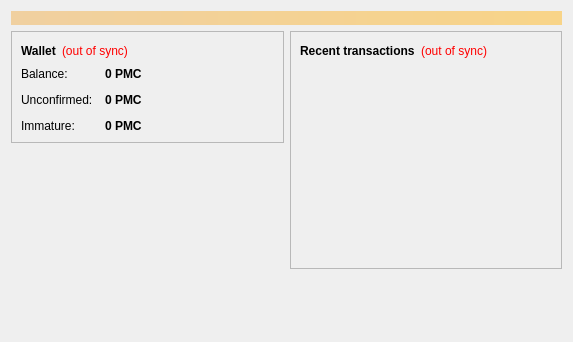
<?xml version="1.0" encoding="UTF-8"?>
<ui version="4.0">
 <class>OverviewPage</class>
 <widget class="QWidget" name="OverviewPage">
  <property name="geometry">
   <rect>
    <x>0</x>
    <y>0</y>
    <width>573</width>
    <height>342</height>
   </rect>
  </property>
  <property name="windowTitle">
   <string>Form</string>
  </property>
  <layout class="QVBoxLayout" name="topLayout">
   <item>
    <widget class="QLabel" name="labelAlerts">
     <property name="visible">
      <bool>false</bool>
     </property>
     <property name="styleSheet">
      <string notr="true">background-color: qlineargradient(x1: 0, y1: 0, x2: 1, y2: 0, stop:0 #F0D0A0, stop:1 #F8D488); color:#000000;</string>
     </property>
     <property name="wordWrap">
      <bool>true</bool>
     </property>
     <property name="margin">
      <number>3</number>
     </property>
    </widget>
   </item>
   <item>
    <layout class="QHBoxLayout" name="horizontalLayout" stretch="1,1">
     <item>
      <layout class="QVBoxLayout" name="verticalLayout_2">
       <item>
        <widget class="QFrame" name="frame">
         <property name="frameShape">
          <enum>QFrame::StyledPanel</enum>
         </property>
         <property name="frameShadow">
          <enum>QFrame::Raised</enum>
         </property>
         <layout class="QVBoxLayout" name="verticalLayout_4">
          <item>
           <layout class="QHBoxLayout" name="horizontalLayout_4">
            <item>
             <widget class="QLabel" name="label_5">
              <property name="font">
               <font>
                <weight>75</weight>
                <bold>true</bold>
               </font>
              </property>
              <property name="text">
               <string>Wallet</string>
              </property>
             </widget>
            </item>
            <item>
             <widget class="QLabel" name="labelWalletStatus">
              <property name="toolTip">
               <string>The displayed information may be out of date. Your wallet automatically synchronizes with the Pocketmoneycoin network after a connection is established, but this process has not completed yet.</string>
              </property>
              <property name="styleSheet">
               <string notr="true">QLabel { color: red; }</string>
              </property>
              <property name="text">
               <string notr="true">(out of sync)</string>
              </property>
              <property name="alignment">
               <set>Qt::AlignLeading|Qt::AlignLeft|Qt::AlignVCenter</set>
              </property>
             </widget>
            </item>
            <item>
             <spacer name="horizontalSpacer_2">
              <property name="orientation">
               <enum>Qt::Horizontal</enum>
              </property>
              <property name="sizeHint" stdset="0">
               <size>
                <width>40</width>
                <height>20</height>
               </size>
              </property>
             </spacer>
            </item>
           </layout>
          </item>
          <item>
           <layout class="QFormLayout" name="formLayout_2">
            <property name="fieldGrowthPolicy">
             <enum>QFormLayout::AllNonFixedFieldsGrow</enum>
            </property>
            <property name="horizontalSpacing">
             <number>12</number>
            </property>
            <property name="verticalSpacing">
             <number>12</number>
            </property>
            <item row="0" column="0">
             <widget class="QLabel" name="label">
              <property name="text">
               <string>Balance:</string>
              </property>
             </widget>
            </item>
            <item row="0" column="1">
             <widget class="QLabel" name="labelBalance">
              <property name="font">
               <font>
                <weight>75</weight>
                <bold>true</bold>
               </font>
              </property>
              <property name="cursor">
               <cursorShape>IBeamCursor</cursorShape>
              </property>
              <property name="toolTip">
               <string>Your current balance</string>
              </property>
              <property name="text">
               <string notr="true">0 PMC</string>
              </property>
              <property name="textInteractionFlags">
               <set>Qt::LinksAccessibleByMouse|Qt::TextSelectableByKeyboard|Qt::TextSelectableByMouse</set>
              </property>
             </widget>
            </item>
            <item row="1" column="0">
             <widget class="QLabel" name="label_3">
              <property name="text">
               <string>Unconfirmed:</string>
              </property>
             </widget>
            </item>
            <item row="1" column="1">
             <widget class="QLabel" name="labelUnconfirmed">
              <property name="font">
               <font>
                <weight>75</weight>
                <bold>true</bold>
               </font>
              </property>
              <property name="cursor">
               <cursorShape>IBeamCursor</cursorShape>
              </property>
              <property name="toolTip">
               <string>Total of transactions that have yet to be confirmed, and do not yet count toward the current balance</string>
              </property>
              <property name="text">
               <string notr="true">0 PMC</string>
              </property>
              <property name="textInteractionFlags">
               <set>Qt::LinksAccessibleByMouse|Qt::TextSelectableByKeyboard|Qt::TextSelectableByMouse</set>
              </property>
             </widget>
            </item>
            <item row="2" column="0">
             <widget class="QLabel" name="labelImmatureText">
              <property name="text">
               <string>Immature:</string>
              </property>
             </widget>
            </item>
            <item row="2" column="1">
             <widget class="QLabel" name="labelImmature">
              <property name="font">
               <font>
                <weight>75</weight>
                <bold>true</bold>
               </font>
              </property>
              <property name="toolTip">
               <string>Mined balance that has not yet matured</string>
              </property>
              <property name="text">
               <string notr="true">0 PMC</string>
              </property>
              <property name="textInteractionFlags">
               <set>Qt::LinksAccessibleByMouse|Qt::TextSelectableByKeyboard|Qt::TextSelectableByMouse</set>
              </property>
             </widget>
            </item>
           </layout>
          </item>
         </layout>
        </widget>
       </item>
       <item>
        <spacer name="verticalSpacer">
         <property name="orientation">
          <enum>Qt::Vertical</enum>
         </property>
         <property name="sizeHint" stdset="0">
          <size>
           <width>20</width>
           <height>40</height>
          </size>
         </property>
        </spacer>
       </item>
      </layout>
     </item>
     <item>
      <layout class="QVBoxLayout" name="verticalLayout_3">
       <item>
        <widget class="QFrame" name="frame_2">
         <property name="frameShape">
          <enum>QFrame::StyledPanel</enum>
         </property>
         <property name="frameShadow">
          <enum>QFrame::Raised</enum>
         </property>
         <layout class="QVBoxLayout" name="verticalLayout">
          <item>
           <layout class="QHBoxLayout" name="horizontalLayout_2">
            <item>
             <widget class="QLabel" name="label_4">
              <property name="text">
               <string>&lt;b&gt;Recent transactions&lt;/b&gt;</string>
              </property>
             </widget>
            </item>
            <item>
             <widget class="QLabel" name="labelTransactionsStatus">
              <property name="toolTip">
               <string>The displayed information may be out of date. Your wallet automatically synchronizes with the Pocketmoneycoin network after a connection is established, but this process has not completed yet.</string>
              </property>
              <property name="styleSheet">
               <string notr="true">QLabel { color: red; }</string>
              </property>
              <property name="text">
               <string notr="true">(out of sync)</string>
              </property>
              <property name="alignment">
               <set>Qt::AlignRight|Qt::AlignTrailing|Qt::AlignVCenter</set>
              </property>
             </widget>
            </item>
            <item>
             <spacer name="horizontalSpacer">
              <property name="orientation">
               <enum>Qt::Horizontal</enum>
              </property>
              <property name="sizeHint" stdset="0">
               <size>
                <width>40</width>
                <height>20</height>
               </size>
              </property>
             </spacer>
            </item>
           </layout>
          </item>
          <item>
           <widget class="QListView" name="listTransactions">
            <property name="styleSheet">
             <string notr="true">QListView { background: transparent; }</string>
            </property>
            <property name="frameShape">
             <enum>QFrame::NoFrame</enum>
            </property>
            <property name="verticalScrollBarPolicy">
             <enum>Qt::ScrollBarAlwaysOff</enum>
            </property>
            <property name="horizontalScrollBarPolicy">
             <enum>Qt::ScrollBarAlwaysOff</enum>
            </property>
            <property name="selectionMode">
             <enum>QAbstractItemView::NoSelection</enum>
            </property>
           </widget>
          </item>
         </layout>
        </widget>
       </item>
       <item>
        <spacer name="verticalSpacer_2">
         <property name="orientation">
          <enum>Qt::Vertical</enum>
         </property>
         <property name="sizeHint" stdset="0">
          <size>
           <width>20</width>
           <height>40</height>
          </size>
         </property>
        </spacer>
       </item>
      </layout>
     </item>
    </layout>
   </item>
  </layout>
 </widget>
 <resources/>
 <connections/>
</ui>
